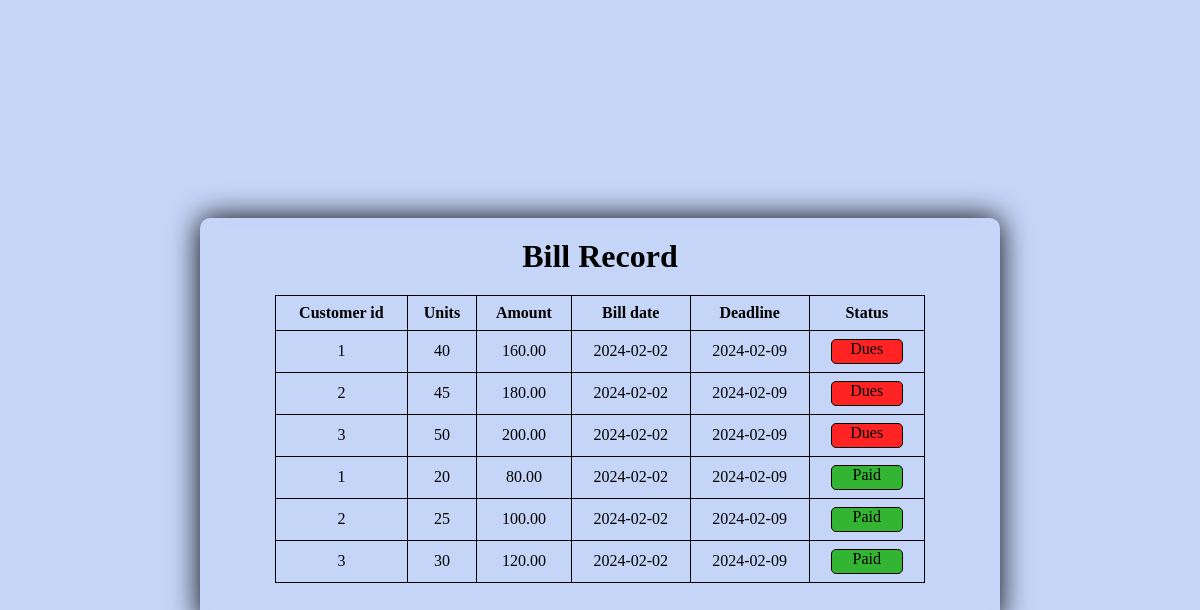
Screenshot of /admin/records.php (signed in) with the database file from the repository.
### tables this page shows
CREATE TABLE `billing` (
  `id` int(14) NOT NULL,
  `uid` int(14) NOT NULL,
  `units` int(10) NOT NULL,
  `amount` decimal(10,2) NOT NULL,
  `status` varchar(10) NOT NULL,
  `bdate` date NOT NULL,
  `ddate` date NOT NULL
);

### admin/records.php (the view, shortened to what this page needs)
<!DOCTYPE html>
<html>
<head>
</head>
<body>
  <div class="main">
    <div class="box">
      <?php
      include('../connection.php');
      $duesQ = "SELECT * FROM billing WHERE  status='PENDING'";
      $duesR = $con->query($duesQ);
      $paidQ = "SELECT * FROM billing WHERE  status='PROCESSED'";
      $paidR = $con->query($paidQ);
      ?>
      <div class="table-container">
        <h1>Bill Record</h1>
        <table>
          <tr>
            <th>Customer id</th>
            <th>Units</th>
            <th>Amount</th>
            <th>Bill date</th>
            <th>Deadline</th>
            <th>Status</th>
          </tr>
          <?php
          if ($duesR->num_rows > 0) {
            while ($row = $duesR->fetch_assoc()) {
              echo "<tr>";
              echo "<td>" . $row["uid"] . "</td>";
              echo "<td>" . $row["units"] . "</td>";
              echo "<td>" . $row["amount"] . "</td>";
              echo "<td>" . $row["bdate"] . "</td>";
              echo "<td>" . $row["ddate"] . "</td>";
              echo "<td><div><div class='bullet red'>Dues</div></td>";
            }
            echo "</tr>";
          }
          if ($paidR->num_rows > 0) {
            while ($row = $paidR->fetch_assoc()) {
              echo "<tr>";
              echo "<td>" . $row["uid"] . "</td>";
              echo "<td>" . $row["units"] . "</td>";
              echo "<td>" . $row["amount"] . "</td>";
              echo "<td>" . $row["bdate"] . "</td>";
              echo "<td>" . $row["ddate"] . "</td>";
              echo "<td><div><div class='bullet green'>Paid</div></td>";
            }
            echo "</tr>";
          }
          ?>
        </table>
      </div>
    </div>
  </div>
</body>
</html>

### admin/records.php (style rules this page uses)
* { margin: 0; padding: 0; }
body { font-family: Times New Roman, serif; color: rgb(0, 0, 0); background: white; }
.main { display: flex; align-items: center; justify-content: center; min-height: 95vh; background: #C5D5F8; }
.box { text-align: center; width: 800px; min-height: 50px; backdrop-filter: blur(10px); box-shadow: 0 0 30px rgb(0, 0, 0); border-radius: 10px; margin-top: 15vh; margin-bottom: 5vh; }
.bullet { height: 23px; width: 70px; margin: auto; border: 1px solid black; border-radius: 5px; clear: both; }
.red { background-color: #FF2323; }
.green { background-color: #34B433; }
.box h1 { padding-top: 20px; }
.table-container { width: fit-content; height: 100%; margin: auto; padding-bottom: 40px; }
table { border-collapse: collapse; width: 650px; margin-top: 20px; }
th, td { border: 1px solid black; padding: 8px; text-align: center; }

### rows the page displays
billing: uid "1", units "40", amount "160.00", bdate "2024-02-02", ddate "2024-02-09"
billing: uid "2", units "45", amount "180.00", bdate "2024-02-02", ddate "2024-02-09"
billing: uid "3", units "50", amount "200.00", bdate "2024-02-02", ddate "2024-02-09"
billing: uid "1", units "20", amount "80.00", bdate "2024-02-02", ddate "2024-02-09"
billing: uid "2", units "25", amount "100.00", bdate "2024-02-02", ddate "2024-02-09"
billing: uid "3", units "30", amount "120.00", bdate "2024-02-02", ddate "2024-02-09"
